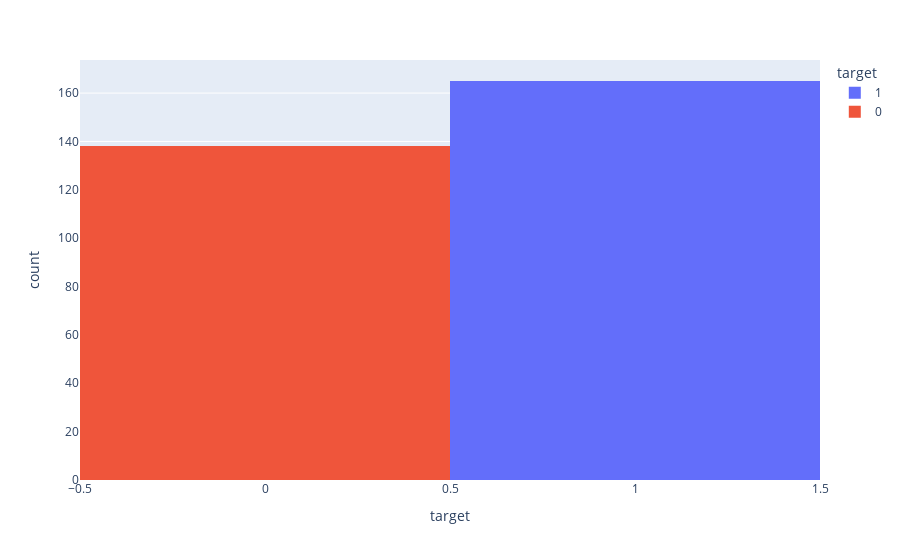

The notebook cell saved with this chart:
### Code cell
fig = px.histogram(df, x='target' , color='target')

fig.show()

### Figure 1 — Plotly figure (JSON) as saved in the notebook; plotly's stock layout.template omitted (floating-point values rounded to 4 significant figures; data arrays with more than 128 entries replaced by an {"elided": "..."} marker saying what was removed)
{"data": [{"alignmentgroup": "True", "bingroup": "x", "hovertemplate": "target=%{x}<br>count=%{y}<extra></extra>", "legendgroup": "1", "marker": {"color": "#636efa", "pattern": {"shape": ""}}, "name": "1", "offsetgroup": "1", "orientation": "v", "showlegend": true, "type": "histogram", "x": {"elided": "165 int values"}, "xaxis": "x", "yaxis": "y"}, {"alignmentgroup": "True", "bingroup": "x", "hovertemplate": "target=%{x}<br>count=%{y}<extra></extra>", "legendgroup": "0", "marker": {"color": "#EF553B", "pattern": {"shape": ""}}, "name": "0", "offsetgroup": "0", "orientation": "v", "showlegend": true, "type": "histogram", "x": {"elided": "138 int values"}, "xaxis": "x", "yaxis": "y"}], "layout": {"barmode": "relative", "legend": {"title": {"text": "target"}, "tracegroupgap": 0}, "margin": {"t": 60}, "xaxis": {"anchor": "y", "categoryarray": [1, 0], "categoryorder": "array", "domain": [0, 1], "title": {"text": "target"}}, "yaxis": {"anchor": "x", "domain": [0, 1], "title": {"text": "count"}}}}
